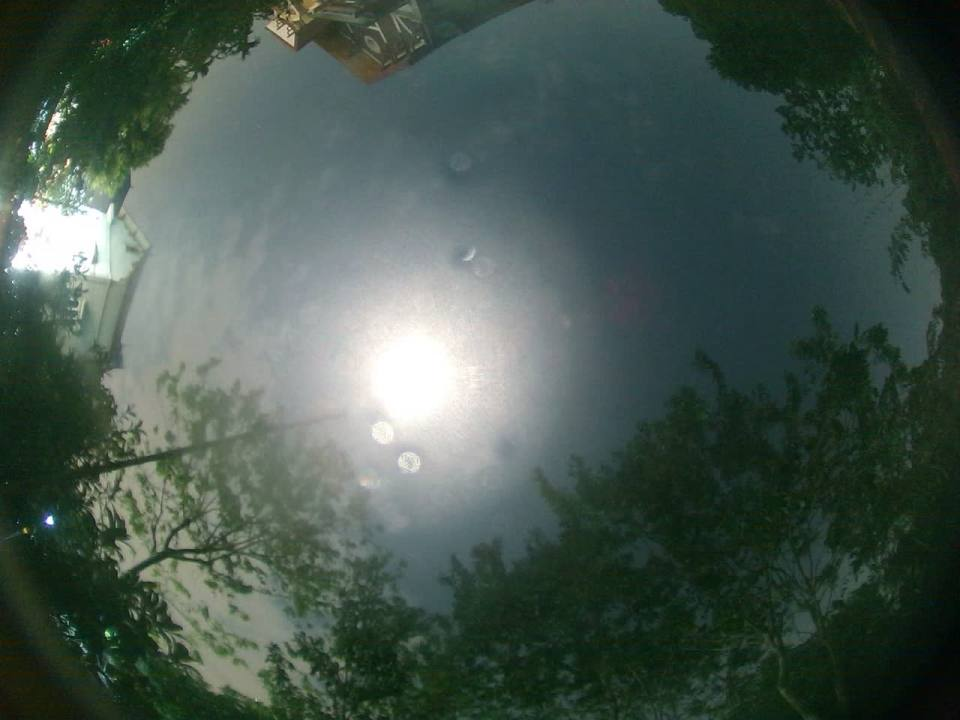
#> input picture tests/fixtures/cloud_audit/20261122_201753_009.jpg, 960 x 720 px
$ python -i hot_pixels.py   (imports and definitions only)
#> lines starting #> are read from the running program, lines starting #| are printed output that depends on the picture
#> further down, picture is the input picture: shape (720, 960, 3); mean B, G, R 78.1, 86.7, 70.7
"""
Automatic hot-pixel map from the live night frames.

Stars drift with the sky (~4 px per 90 s at the IMX335 fisheye scale); hot and warm sensor pixels stay on
the same pixel. The tracker samples a frame now and then (never per frame), keeps bright point-like
peaks that sit on exactly the same pixel over at least `min_span_s`, and repairs those spots in every
long-exposure frame by filling a small patch with the median of the ring around it. Master darks miss
pixels that turn hot later (temperature, ageing) or at other gains; this catches them without a dark.
"""

import json
import os
import time
from typing import Any, Dict, Optional, Tuple

import cv2
import numpy as np

PATCH = 2  # repaired half-size: 5x5 covers the 3x3 demosaic/JPEG spread of one hot pixel
RING = 3   # ring at half-size 3 (7x7 border) supplies the replacement value


def find_peaks(frame: np.ndarray, min_excess: float = 18.0, max_points: int = 3000) -> np.ndarray:
    """Sharp local maxima well above their 5x5 median, as (N, 3) x, y, excess sorted brightest first."""
#> called with min_excess = 18, max_points = 3000
    gray = cv2.cvtColor(frame, cv2.COLOR_BGR2GRAY) if frame.ndim == 3 else frame
    if gray.dtype != np.uint8:
        gray = cv2.convertScaleAbs(gray, alpha=255.0 / max(1.0, float(gray.max())))
    excess = cv2.subtract(gray, cv2.medianBlur(gray, 5))
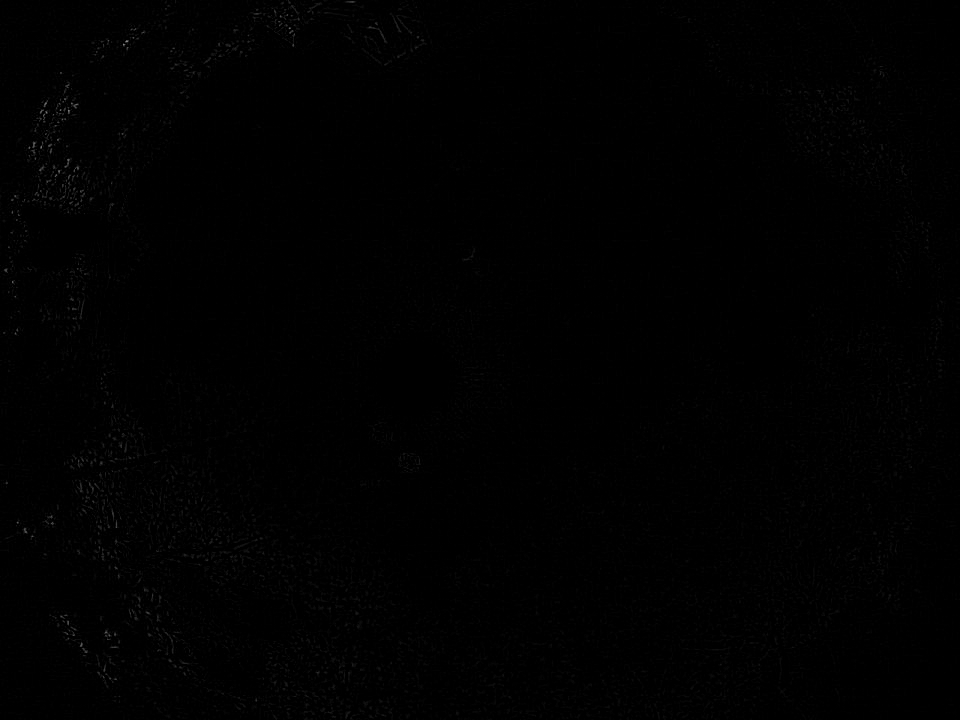
#> excess: shape (720, 960); min 0, max 137, mean 0.9
    peak = (excess >= min_excess) & (excess == cv2.dilate(excess, np.ones((3, 3), np.uint8)))
#> peak: shape (720, 960) bool; 0.16% white in thin lines or dots
    h, w = gray.shape
#> h = 720; w = 960
    b = RING + 1
    peak[:b, :] = peak[-b:, :] = False
#> peak: shape (720, 960) bool; 0.16% white in thin lines or dots
    peak[:, :b] = peak[:, -b:] = False
    ys, xs = np.nonzero(peak)
#> ys = 1092 values from 5 to 715; xs = 1092 values, max 943 at index 584, min 4 at index 577, mean 190.5
    if len(xs) == 0:
        return np.zeros((0, 3))
    vals = excess[ys, xs].astype(np.float64)
#> vals = 1092 values, max 137 at index 114, min 18 at index 28, mean 33.32
    order = np.argsort(-vals)[:max_points]
#> order = 1092 values, max 1091 at index 531, min 0 at index 488, mean 545.5
    return np.column_stack([xs[order], ys[order], vals[order]]).astype(np.float64)


class StaticPointTracker:
    """Learns hot pixels from sampled frames (native sensor orientation) and repairs them."""

    # [41 lines left out: functions __init__, _load, _save, not called in this run]

    # ------------------------------------------------------------------ learning
    def due(self, now: float) -> bool:
        return now - self.last_sample_ts >= self.sample_interval_s

    # [69 lines left out: functions sample, _indices, repair, not called in this run]

    def status(self) -> Dict[str, Any]:
        return {"hot_pixels": len(self.confirmed), "candidates": len(self.candidates),
                "last_sample_ts": self.last_sample_ts or None}

    # [10 lines left out: function mask, not called in this run]

>>> import cv2
>>> picture = cv2.imread('../../tests/fixtures/cloud_audit/20261122_201753_009.jpg')
>>> result = find_peaks(picture)
#> result = 1092 rows, first 8: [126, 41, 137], [123, 44, 129], [68, 110, 125], [46, 112, 120], [41, 147, 111], [45, 103, 105], [76, 104, 102], [60, 110, 101]
